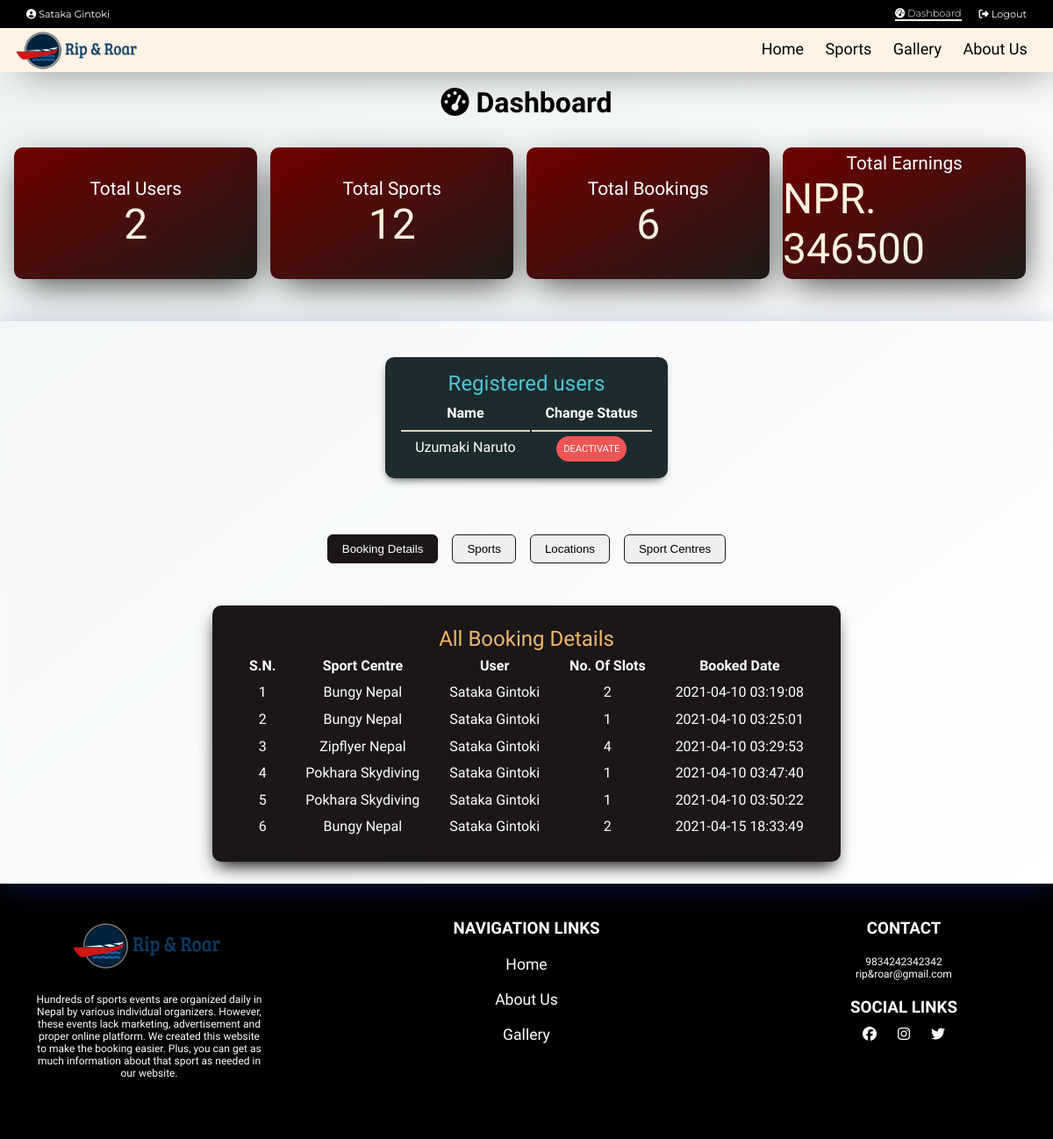
Before: /dashboard.php (signed in) with the older database file.
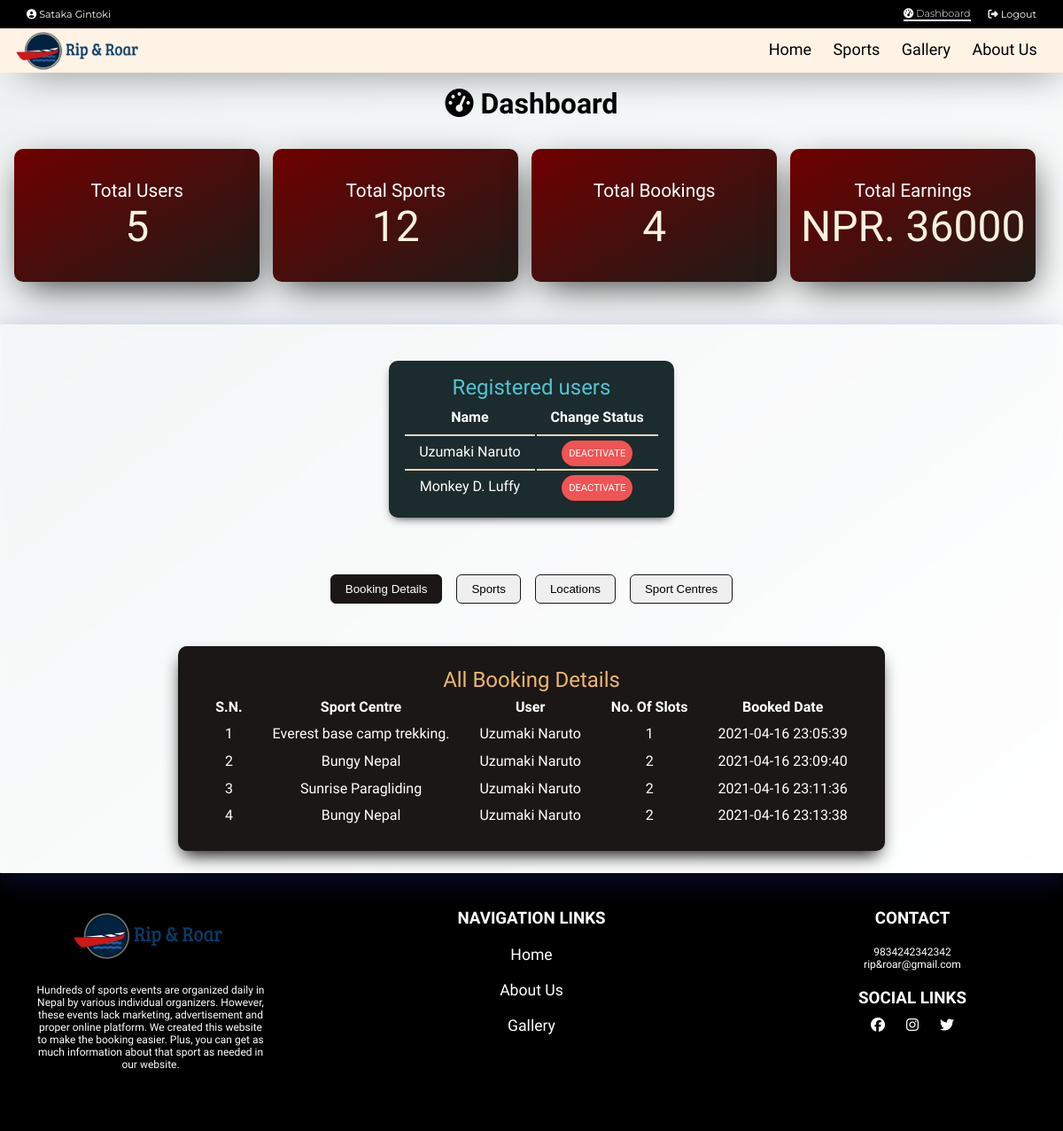
After: the same page with the newer database file.
### tables this page shows
CREATE TABLE `users` (
  `user_id` int(11) NOT NULL,
  `name` varchar(50) NOT NULL,
  `username` varchar(50) NOT NULL,
  `email` varchar(50) NOT NULL,
  `age` int(11) NOT NULL,
  `country` varchar(255) NOT NULL,
  `password` varchar(50) NOT NULL,
  `role` int(11) NOT NULL,
  `status` int(11) NOT NULL
);

CREATE TABLE `booking` (
  `booking_id` int(11) NOT NULL,
  `user_id` int(11) NOT NULL,
  `sport_detail_id` int(11) NOT NULL,
  `booking_date` timestamp NOT NULL DEFAULT current_timestamp() ON UPDATE current_timestamp(),
  `price` double NOT NULL,
  `quantity` int(11) NOT NULL
);

CREATE TABLE `sport_detail` (
  `sport_detail_id` int(11) NOT NULL,
  `location_id` int(11) NOT NULL,
  `sport_id` int(11) NOT NULL,
  `name` varchar(255) NOT NULL,
  `description` varchar(2000) NOT NULL,
  `thumbnail1` varchar(500) NOT NULL,
  `thumbnail2` varchar(500) NOT NULL,
  `thumbnail3` varchar(500) NOT NULL,
  `link` varchar(1000) NOT NULL
);

### includes/db.php (called while the page is built, shortened)
<?php
class DbConnection{
    private $host = 'localhost';
    private $username = 'root';
    private $password = '';
    private $database = 'rrdb';
    protected $connection;
    public function __construct(){
        if (!isset($this->connection)) {
            $this->connection = new mysqli($this->host, $this->username, $this->password, $this->database);
        }
        return $this->connection;
    }
}
?>

### includes/crud.php (called while the page is built, shortened)
<?php
     include_once "db.php";
     class CrudOperation extends DbConnection{
         public function fetch_data_with_id($table_name, $column_name, $id) {
            $sql = "SELECT * FROM $table_name WHERE $column_name = '$id'";
            $query = $this->connection->query($sql);
            if($query){
                $row = $query->fetch_array();
                return $row;
            }
            else
            echo "Invalid sql ".$sql;
         }
         public function fetch_all_table_data($table_name) {
            $array = [];
            $sql = "SELECT * FROM $table_name";
            $query = $this->connection->query($sql);
            while($row = mysqli_fetch_assoc($query)){
                $array[] = $row;
            }
            return $array;
         }
         public function fetch_datas_with_column($table_name, $column_name, $id) {
            $array = [];
            $sql = "SELECT * FROM $table_name WHERE $column_name = '$id'";
            $query = $this->connection->query($sql);
            while($row = mysqli_fetch_assoc($query)){
                if($row != null) $array[] = $row;
            }
            return $array;
         }
     }
     $crud = new CrudOperation;
?>

### dashboard.php (the view, shortened to what this page needs)
<?php include_once 'header.php';
?>
<div class="dashboard"> <h1 class="dashboardTitle"><i class="fas fa-tachometer-alt"></i>&nbsp;Dashboard</h1><?php
if(isset($_SESSION['user'])) {
    $userInfo = $crud->fetch_data_with_id('users', 'user_id', $_SESSION['user']);
    $users = $crud->fetch_all_table_data('users');
    $sports = $crud->fetch_all_table_data('sport');
    $bookings = $crud->fetch_all_table_data('booking');
    $totalEarnings=0;
    foreach($bookings as $booking){$totalEarnings+=$booking['price'];}
    ?>
        <div class="dashboardContainer1">
            <div class="box box1">Total Users
                <span class="totalNum"><?php echo count($users); ?></total>
            </div>
            <div class="box box2">Total Sports
                <span class="totalNum"><?php echo count($sports); ?></total>
            </div>
            <div class="box box3">Total Bookings
                <span class="totalNum"><?php echo count($bookings); ?></total>
            </div>
            <div class="box box4">Total Earnings
                <span class="totalNum">NPR. <?php echo $totalEarnings; ?></total>
            </div>
        </div>
        <div class="dashboardContainer2">
    <?php
    if($userInfo['role'] == 3) {
        $activeUsers = $crud->fetch_datas_with_column('users', 'status', '1');
        ?>
        <div class="userStatusContainer">
        <h3>Registered users</h3><table><tr><th>Name</th><th>Change Status</tr>
        <?php
        foreach($activeUsers as $user){
            if($user['role'] != 3)
            echo  "<tr><td>".$user['name'] ." </td><td><a class='deactivate' href='dashboard.php?deactivate=1&user=".$user['user_id']."'>DEACTIVATE</a></td></tr>";
        };
        ?>
        </table></div>
        <div class="dashboardTabs">
            <button id="bookingTab">Booking Details</button>
            <button id="sportTab">Sports</button>
            <button id="locationTab">Locations</button>
            <button id="sportDetailTab">Sport Centres</button>
        </div>
        <div class="bookingDetails" id="bookingTable">
        <h3>All Booking Details</h3><table>
            <tr>
                <th>S.N.</th>
                <th>Sport Centre</th>
                <th>User</th>
                <th>No. Of Slots</th>
                <th>Booked Date</th>
            </tr>
        <?php
        $bookings = $crud->fetch_all_table_data('booking');
        $i=1;
        foreach($bookings as $booking) {
            $sport = $crud->fetch_data_with_id('sport_detail','sport_detail_id',$booking['sport_detail_id']);
            $user = $crud->fetch_data_with_id('users','user_id',$booking['user_id']);
         echo "<tr><td>".($i++). " </td><td> ".$sport['name']. " </td><td> ".$user['name']."  </td><td> ".$booking['quantity']."  </td><td> ".$booking['booking_date']. " </td></tr> ";
        }
        ?></table>
        </table></div>
    </div><?php
    }
    else {
        header('Location:index.php');
    }
}
else {
    header('Location:index.php');
}
?>
    </div>
</div>
<?php include_once 'footer.php'; ?>

### header.php (shortened to what this page needs)
<?php
   include_once 'includes/form.php';
   $curPage = basename($_SERVER['PHP_SELF']);
   ?>
<!DOCTYPE html>
<html lang="en">
<head>
    <link rel="stylesheet" type="text/css" href="css/main.css" />
    <link rel="stylesheet" type="text/css" href="css/flickity.css" />
</head>
<body>
   <div class="top-nav">
      <?php if (!isset($_SESSION['user']) ||(trim ($_SESSION['user']) == '')){ ?>
      <a href="login.php" class="logout <?php echo ($curPage == "register.php" ? "active" : "");?>"><i class="fas fa-user-plus"></i> SignUp/SignIn</a>
      <?php } else {
         $userDetailsRow = $crud->fetch_data_with_id('users', 'user_id', $_SESSION['user']);
         ?>
         <a href="profile.php" class="<?php echo ($curPage == "account.php" ? "active" : "");?>"style="margin-right:auto;z-index:999;"><i class="fas fa-user-circle"></i> <?php echo ucfirst($userDetailsRow['name']); ?></a>
         <?php
            if($userDetailsRow['role'] == 3) {
               ?>
               <a href="dashboard.php" class="logout <?php echo ($curPage == "dashboard.php" ? "active" : "");?>"><i class="fas fa-tachometer-alt"></i> Dashboard</a>
               <?php
            }
         ?>
         <a href="index.php?logout='1'" class="logout"><i class="fas fa-sign-out-alt"></i> Logout</a>
      <?php }?>
   </div>
   <div class="nav " >
      <div class="nav-header">
         <div class="nav-title">
            <a href="index.php"><img src="assets/logo-riproar.PNG" alt="Logo" ></a>
         </div>
      </div>
      <div class="nav-links" style="padding-right:1.2rem">
         <a href="index.php" class="<?php echo ($curPage == "index.php" ? "active" : "");?>" >Home</a>
         <a href="explore.php" class="<?php echo ($curPage == "explore.php" ? "active" : "");?>">Sports</a>
         <a href="gallery.php" class="<?php echo ($curPage == "gallery.php" ? "active" : "");?>"> Gallery</a>
         <a href="about.php" class="<?php echo ($curPage == "about.php" ? "active" : "");?>">About Us</a>
      </div>
   </div>

### footer.php (shortened to what this page needs)
    <section class="bg pd-20 mt-20" id="footer" style="border-radius:0;">
        <div class="space-between">
            <div class="pd-20">
                <div><a href="index.php"><img src="assets/logo-riproar.PNG" alt="Logo" ></a></div>
                <p class="mt-20">
                Hundreds of sports events are organized daily in Nepal by various individual organizers. However, these events lack marketing, advertisement and proper online platform. We created this website to make the booking easier. Plus, you can get as much information about that sport as needed in our website.
               </div>
            <div class="pd-20">
                <div><h3>NAVIGATION LINKS</h3></div>
                <p class="mt-20"><a href="index.php" class=" footer-link">Home</a></p>
                <p class="mt-20"><a href="about.php" class=" footer-link">About Us</a></p>
                <p class="mt-20"><a href="gallery.php" class=" footer-link">Gallery</a></p>
            </div>
            <div class="pd-20">
                <div><h3>CONTACT</h3></div>
                <p class="mt-20">
                    9834242342342
                </p class="mt-20">
                <p>rip&roar@gmail.com</p>
                <div class="mt-20">
                    <h3 class="mb-10">SOCIAL LINKS</h3>
                    <a class="display-inline pd-10 footer-social-link"><i class="fab fa-facebook"></i></a>
                    <a class="display-inline pd-10 footer-social-link"><i class="fab fa-instagram"></i></a>
                    <a class="display-inline pd-10 footer-social-link"><i class="fab fa-twitter"></i></a>
                </div>
            </div>
        </div>
    </section>
    </body>
</html>

Changed rows visible on the page:
removed booking: sport_detail.name "Bungy Nepal", user.name "Sataka Gintoki", quantity "2", booking_date "2021-04-10 03:19:08"
removed booking: sport_detail.name "Bungy Nepal", user.name "Sataka Gintoki", quantity "1", booking_date "2021-04-10 03:25:01"
removed booking: sport_detail.name "Zipflyer Nepal", user.name "Sataka Gintoki", quantity "4", booking_date "2021-04-10 03:29:53"
removed booking: sport_detail.name "Pokhara Skydiving", user.name "Sataka Gintoki", quantity "1", booking_date "2021-04-10 03:47:40"
removed booking: sport_detail.name "Pokhara Skydiving", user.name "Sataka Gintoki", quantity "1", booking_date "2021-04-10 03:50:22"
removed booking: sport_detail.name "Bungy Nepal", user.name "Sataka Gintoki", quantity "2", booking_date "2021-04-15 18:33:49"
added users: name "Monkey D. Luffy"
added booking: sport_detail.name "Everest base camp trekking.", user.name "Uzumaki Naruto", quantity "1", booking_date "2021-04-16 23:05:39"
added booking: sport_detail.name "Bungy Nepal", user.name "Uzumaki Naruto", quantity "2", booking_date "2021-04-16 23:09:40"
added booking: sport_detail.name "Sunrise Paragliding", user.name "Uzumaki Naruto", quantity "2", booking_date "2021-04-16 23:11:36"
added booking: sport_detail.name "Bungy Nepal", user.name "Uzumaki Naruto", quantity "2", booking_date "2021-04-16 23:13:38"
Other visible differences:
count($users): "2" → "5"
count($bookings): "6" → "4"
$totalEarnings: "346500" → "36000"
